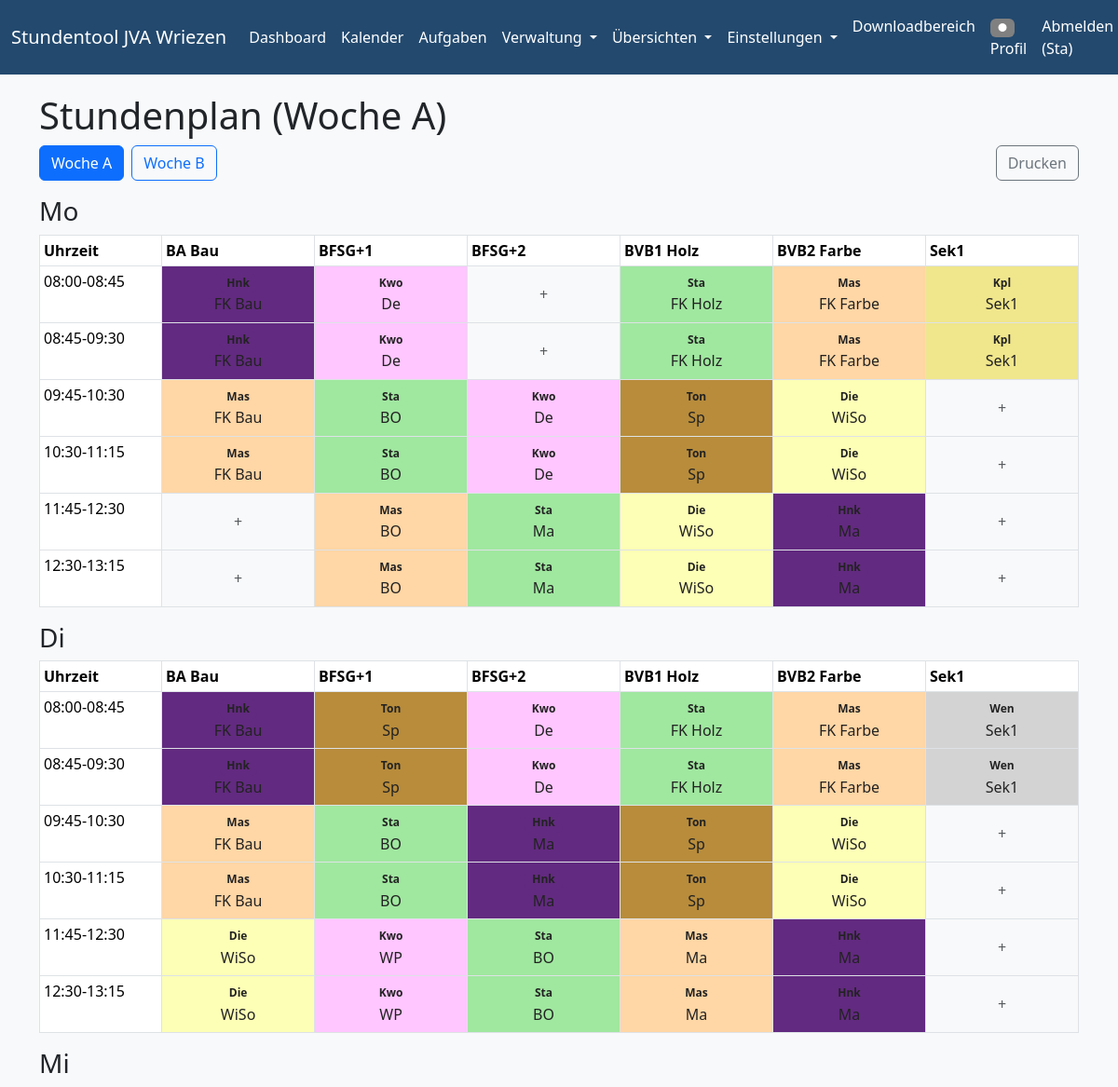
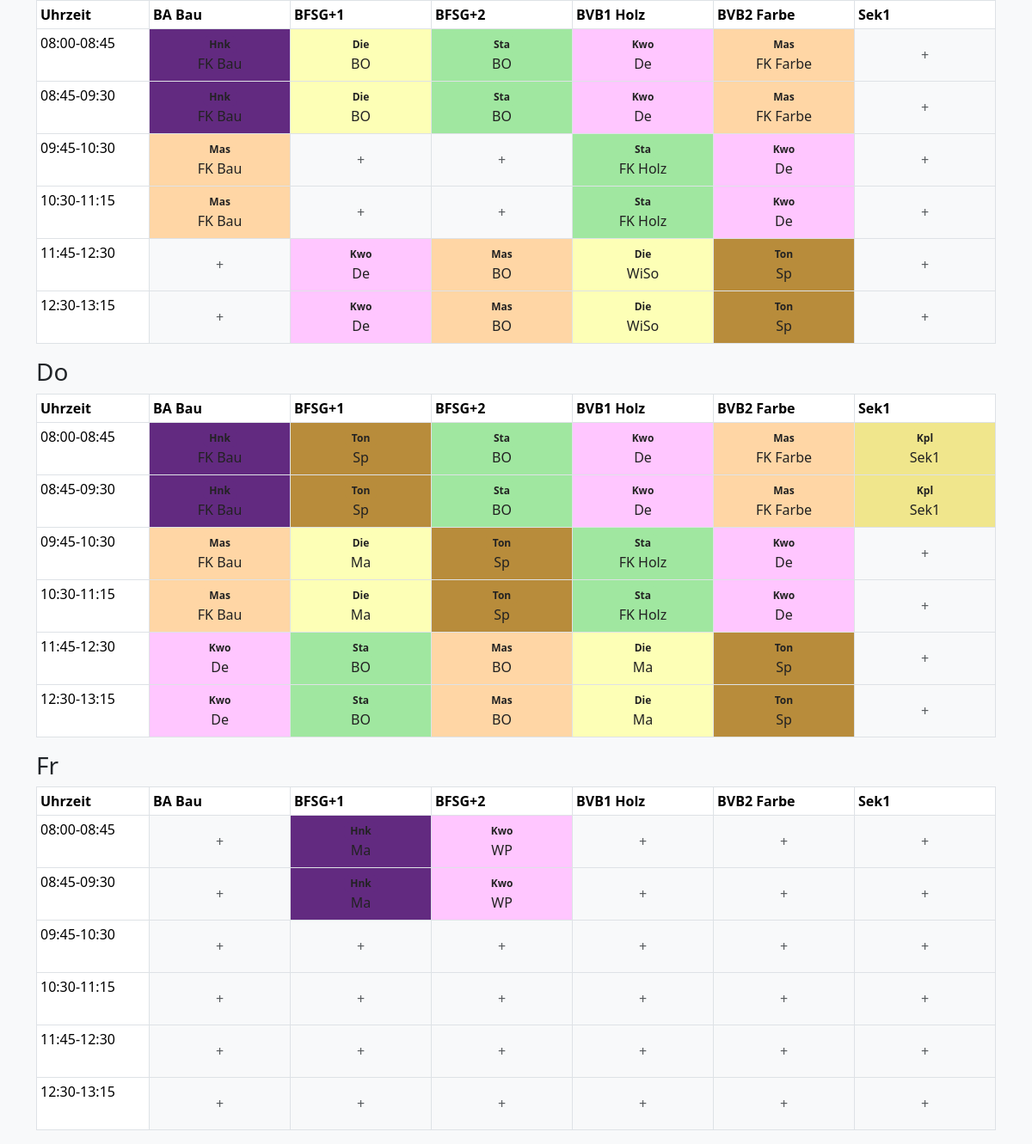
Screenshot of / (signed in) with the database file from the repository (2 pictures, top to bottom).
### models.py (models this page shows, shortened)
class User(db.Model, UserMixin):
    id = db.Column(db.Integer, primary_key=True)
    username = db.Column(db.String(20), unique=True, nullable=False) # Used for login
    email = db.Column(db.String(120), unique=True, nullable=False) # Keep email for contact/recovery
    password = db.Column(db.String(60), nullable=False)
    role = db.Column(db.String(20), default='Benutzer', nullable=False) # New role column
    farbe = db.Column(db.String(7), default='#808080') # Hex color

class Klasse(db.Model):
    id = db.Column(db.Integer, primary_key=True)
    name = db.Column(db.String(100), unique=True, nullable=False)
    max_stunden_klasse = db.Column(db.Integer, default=6)
    woche = db.Column(db.String(2), default='AB') # A, B, AB
    arbeitstage = db.Column(db.JSON, default=lambda: ["Mo", "Di", "Mi", "Do", "Fr"])
    angebote_stunden = db.Column(db.JSON, default=list)

class Lehrer(db.Model):
    __tablename__ = 'lehrer'
    id = db.Column(db.Integer, primary_key=True)
    name = db.Column(db.String(64), unique=True, nullable=False)
    stunden_gesamt_soll_input = db.Column(db.String(10), default='26')
    stunden_a_input = db.Column(db.String(10), default='')
    stunden_b_input = db.Column(db.String(10), default='')
    stunden_a = db.Column(db.Integer, default=0)
    stunden_b = db.Column(db.Integer, default=0)
    farbe = db.Column(db.String(7), default='#808080') # Hex color
    tage = db.Column(db.JSON, default=lambda: ["Mo", "Di", "Mi", "Do", "Fr"])
    max_stunden_pro_tag = db.Column(db.JSON, default=lambda: {}) # Speichert {Tag: {WocheA: X, WocheB: Y}}
    abwesend_an_tagen = db.Column(db.JSON, default=list)
    angebote = db.relationship('Angebot', secondary=lehrer_angebot_association, backref='lehrer')
    hauptangebot_id = db.Column(db.Integer, db.ForeignKey('angebot.id'), nullable=True)
    hauptangebot = db.relationship('Angebot', foreign_keys=[hauptangebot_id])
    einsatz_klassen = db.Column(db.Text, default="[]")  # PATCH: als JSON-String speichern, falls kein PickleType/JSON verfügbar

class Angebot(db.Model):
    id = db.Column(db.Integer, primary_key=True)
    name = db.Column(db.String(100), unique=True, nullable=False)
    block_groesse = db.Column(db.Integer, default=2, nullable=False) # 1 für Einzelstunde, 2 für Doppelstunde
    nur_ein_doppelblock_pro_tag = db.Column(db.Boolean, default=False, nullable=False)

### app.py (the view)
@app.route("/")
@login_required
@role_required([ROLE_ADMIN, ROLE_PLANER, ROLE_BENUTZER])
def stundenplan_anzeigen():
    vorhandener_vertretungsplan = Vertretungsplan.query.first()
    is_vertretungsplan = bool(vorhandener_vertretungsplan)
    woche = request.args.get('woche', 'A')
    title_woche_info = f" (Woche {woche})"
    plan_eintraege = StundenplanEintrag.query.filter_by(woche=woche).all()
    klassen_reihenfolge_a_str = get_setting('klassen_reihenfolge_a', '')
    klassen_reihenfolge_b_str = get_setting('klassen_reihenfolge_b', '')
    alle_klassen_map = {k.name: k for k in Klasse.query.all()}
    if woche == 'A':
        geordnete_klassen = [alle_klassen_map[name] for name in klassen_reihenfolge_a_str.split(',') if name in alle_klassen_map]
    else:
        geordnete_klassen = [alle_klassen_map[name] for name in klassen_reihenfolge_b_str.split(',') if name in alle_klassen_map]
    zeiten_text = get_setting('zeiten_text', '08:00-08:45\n08:45-09:30\n09:30-09:45 Pause\n09:45-10:30\n10:30-11:15\n11:15-11:45 Pause\n11:45-12:30\n12:30-13:15')
    zeit_slots = parse_zeiten(zeiten_text)
    num_slots = len(zeit_slots)
    plan_data_per_tag = defaultdict(lambda: defaultdict(dict))
    for eintrag in plan_eintraege:
        if not all([eintrag.angebot, eintrag.lehrer1, eintrag.klasse]):
            continue
        eintrag_dict = {
            'angebot': {'id': eintrag.angebot.id, 'name': eintrag.angebot.name},
            'lehrer1': {'id': eintrag.lehrer1.id, 'name': eintrag.lehrer1.name, 'farbe': eintrag.lehrer1.farbe},
            'lehrer2': {'id': eintrag.lehrer2.id, 'name': eintrag.lehrer2.name, 'farbe': eintrag.lehrer2.farbe} if eintrag.lehrer2 else None
        }
        if eintrag.slot < num_slots:
            plan_data_per_tag[eintrag.tag][eintrag.slot][eintrag.klasse.name] = eintrag_dict
    title = f"Stundenplan{title_woche_info}"
    alle_lehrer = db.session.query(Lehrer).all()
    return render_template(
        'stundenplan.html',
        title=title,
        geordnete_klassen=geordnete_klassen,
        plan_data_per_tag=plan_data_per_tag,
        zeit_slots=zeit_slots,
        tage_der_woche=TAGE_DER_WOCHE,
        woche=woche,
        alle_lehrer=alle_lehrer,
        is_vertretungsplan=is_vertretungsplan, # Flag wird weiterhin übergeben
        aktiver_vertretungsplan=vorhandener_vertretungsplan # Plan-Objekt wird übergeben
    )

### app.py (called while the page is built)
def role_required(allowed_roles):
    def decorator(f):
        @wraps(f)
        def decorated_function(*args, **kwargs):
            if not current_user.is_authenticated:
                return login_manager.unauthorized() # Redirect to login page
            if current_user.role not in allowed_roles:
                flash('Sie haben keine Berechtigung, auf diese Seite zuzugreifen.', 'danger')
                abort(403) # Forbidden
            return f(*args, **kwargs)
        return decorated_function
    return decorator

@login_manager.user_loader
def load_user(user_id):
    return User.query.get(int(user_id))

def parse_zeiten(text):
    zeiten = []
    for line in text.strip().split('\n'):
        line = line.strip()
        if "Pause" in line.lower():
            zeiten.append({"typ": "pause", "text": line})
        elif '-' in line:
            zeiten.append({"typ": "stunde", "text": line})
    return zeiten

def get_setting(key, default=''):
    setting = Einstellung.query.filter_by(key=key).first()
    return setting.value if setting else default

### templates/stundenplan.html (shortened to what this page needs)
{% macro text_color(bg) -%}
  {%- set dark_colors = ['#1f77b4', '#2ca02c', '#d62728', '#9467bd', '#8c564b', '#e377c2', '#7f7f7f', '#bcbd22', '#17becf', '#6c757d', '#3788d8'] %}
  {%- if bg and (bg|lower in dark_colors or bg|lower in ['#000', '#000000']) %}
    color: #fff;
  {%- else %}
    color: #222;
  {%- endif %}
{%- endmacro %}
{% extends "base.html" %}
{% block content %}
<h1>{{ title }}</h1>
<div class="mb-3 d-flex align-items-center">
  <a href="{{ url_for('stundenplan_anzeigen', woche='A') }}" class="btn btn-outline-primary {% if woche == 'A' %}active{% endif %} me-2">Woche A</a>
  <a href="{{ url_for('stundenplan_anzeigen', woche='B') }}" class="btn btn-outline-primary {% if woche == 'B' %}active{% endif %}">Woche B</a>
  <button type="button" class="btn btn-outline-secondary ms-auto" onclick="window.print()">Drucken</button>
</div>
<div class="stundenplan-tables">
  {% for tag in tage_der_woche %}
  <div class="druck-seite">
    <h3>{{ tag }}</h3>
    <div class="table-responsive">
      <table class="table table-bordered table-sm">
        <thead>
          <tr>
            <th>Uhrzeit</th>
            {% for klasse in geordnete_klassen %}
              <th>{{ klasse.name }}</th>
            {% endfor %}
          </tr>
        </thead>
        <tbody>
          {% for slot in zeit_slots %}
            {% set slot_idx = loop.index0 %}
            <tr>
              <td>
                {{ slot.text }}
              </td>
              {% for klasse in geordnete_klassen %}
                {% set tag_data = plan_data_per_tag[tag] if plan_data_per_tag[tag] is defined else None %}
                {% set slot_data = tag_data[slot_idx] if tag_data and (slot_idx in tag_data) else None %}
                {% set eintrag = slot_data[klasse.name] if slot_data and (klasse.name in slot_data) else None %}
                {% set lehrer1farbe = eintrag.lehrer1.farbe if eintrag and eintrag.lehrer1 and eintrag.lehrer1.farbe else None %}
                {% if not lehrer1farbe and eintrag and eintrag.lehrer1 %}
                  {% set l1 = (alle_lehrer | selectattr('id', 'equalto', eintrag.lehrer1.id) | list | first) %}
                  {% if l1 and l1.farbe %}{% set lehrer1farbe = l1.farbe %}{% endif %}
                {% endif %}
                {% set lehrer2farbe = None %}
                {% if eintrag and eintrag.lehrer2 %}
                  {% set l2 = (alle_lehrer | selectattr('id', 'equalto', eintrag.lehrer2.id) | list | first) %}
                  {% if l2 and l2.farbe %}{% set lehrer2farbe = l2.farbe %}{% elif eintrag.lehrer2.farbe %}{% set lehrer2farbe = eintrag.lehrer2.farbe %}{% endif %}
                {% endif %}
                <td class="plan-cell"
                    style="background: none; min-width: 120px; max-width: 160px; padding: 0; vertical-align: middle; text-align: center;">
                  {% if eintrag and eintrag.lehrer1 and eintrag.lehrer2 %}
                    <div style="position: relative; width: 100%; height: 60px; min-height: 60px; max-height: 80px; overflow: hidden;">
                      <svg width="100%" height="100%" viewBox="0 0 100 60" preserveAspectRatio="none" style="position:absolute;top:0;left:0;width:100%;height:100%;z-index:1;">
                        <rect x="0" y="0" width="50" height="60" fill="{{ lehrer1farbe or '#cccccc' }}" />
                        <rect x="50" y="0" width="50" height="60" fill="{{ lehrer2farbe or '#cccccc' }}" />
                      </svg>
                      <div style="position: absolute; top: 0; left: 0; width: 100%; height: 100%; z-index: 2; display: flex; flex-direction: column; justify-content: center; align-items: stretch;">
                        <div style="display: flex; flex-direction: row; width: 100%;">
                          <div style="width: 50%; display: flex; justify-content: flex-start; align-items: center; padding-left: 2px;">
                            <span class="badge" style="background:{{ lehrer1farbe or '#cccccc' }};{{ text_color(lehrer1farbe or '#cccccc') }}">{{ eintrag.lehrer1.name }}</span>
                          </div>
                          <div style="width: 50%; display: flex; justify-content: flex-end; align-items: center; padding-right: 2px;">
                            <span class="badge" style="background:{{ lehrer2farbe or '#cccccc' }};{{ text_color(lehrer2farbe or '#cccccc') }}">{{ eintrag.lehrer2.name }}</span>
                          </div>
                        </div>
                        <div style="width: 100%; text-align: center; margin-top: 2px;">
                          <span style="background: rgba(255,255,255,0.7); padding: 0 2px; border-radius: 2px; font-size: 0.95em; {{ text_color(eintrag.lehrer1.farbe) }}">{{ eintrag.angebot.name }}</span>
                        </div>
                      </div>
                    </div>
                  {% elif eintrag and eintrag.lehrer1 %}
                    <div style="background: {{ eintrag.lehrer1.farbe }}; {{ text_color(eintrag.lehrer1.farbe) }}; padding: 2px; min-height: 60px; max-height: 80px; display: flex; flex-direction: column; justify-content: center; align-items: center;">
                      <span class="badge" style="background:{{ eintrag.lehrer1.farbe }};{{ text_color(eintrag.lehrer1.farbe) }}">{{ eintrag.lehrer1.name }}</span>
                      <span style="{{ text_color(eintrag.lehrer1.farbe) }}">{{ eintrag.angebot.name }}</span>
                    </div>
                  {% else %}
                    <div style="min-height: 60px; max-height: 80px; display: flex; align-items: center; justify-content: center;">
                      <span class="text-muted">+</span>
                    </div>
                  {% endif %}
                </td>
              {% endfor %}
            </tr>
          {% endfor %}
        </tbody>
      </table>
    </div>
  </div>
  {% endfor %}
</div>
{% endblock %}

### templates/base.html (shortened to what this page needs)
<!DOCTYPE html>
<html lang="de">
<head>
    <link href="https://cdn.jsdelivr.net/npm/bootstrap@5.3.3/dist/css/bootstrap.min.css" rel="stylesheet">
    <link rel="stylesheet" href="https://cdnjs.cloudflare.com/ajax/libs/font-awesome/6.4.0/css/all.min.css">
</head>
<body>
    <nav class="navbar navbar-expand-lg navbar-custom">
        <div class="container-fluid">
            <a class="navbar-brand" href="{{ url_for('stundenplan_anzeigen') }}">Stundentool JVA Wriezen</a>
            <div class="collapse navbar-collapse" id="navbarNav">
                <ul class="navbar-nav me-auto mb-2 mb-lg-0">
                    <li class="nav-item">
                        <a class="nav-link" href="{{ url_for('stundenplan_anzeigen') }}">Dashboard</a>
                    </li>
                    <li class="nav-item">
                        <a class="nav-link" href="{{ url_for('kalender') }}">Kalender</a>
                    </li>
                    {% if current_user.is_authenticated %}
                    <li class="nav-item">
                        <a class="nav-link" href="{{ url_for('kanban_board') }}">Aufgaben</a>
                    </li>
                    {% endif %}
                    {% if current_user.is_authenticated and (current_user.role == 'Admin' or current_user.role == 'Planer') %}
                    <li class="nav-item dropdown">
                        <a class="nav-link dropdown-toggle" href="#" id="navbarDropdownVerwaltung" role="button" data-bs-toggle="dropdown" aria-expanded="false">
                            Verwaltung
                        </a>
                    </li>
                    {% endif %}
                    {% if current_user.is_authenticated and (current_user.role == 'Admin' or current_user.role == 'Planer') %}
                    <li class="nav-item dropdown">
                        <a class="nav-link dropdown-toggle" href="#" id="navbarDropdownUebersichten" role="button" data-bs-toggle="dropdown" aria-expanded="false">
                            Übersichten
                        </a>
                    </li>
                    {% endif %}
                    {% if current_user.is_authenticated and current_user.role == 'Admin' %}
                    <li class="nav-item dropdown">
                        <a class="nav-link dropdown-toggle" href="#" id="navbarDropdownEinstellungen" role="button" data-bs-toggle="dropdown" aria-expanded="false">
                            Einstellungen
                        </a>
                    </li>
                    {% endif %}
                </ul>
                <ul class="navbar-nav ms-auto mb-2 mb-lg-0">
                    {% if current_user.is_authenticated %}
                        <li class="nav-item">
                            <a class="nav-link" href="{{ url_for('downloads') }}">Downloadbereich</a>
                        </li>
                        <li class="nav-item">
                            <a class="nav-link" href="{{ url_for('profil') }}">
                                <span class="badge" style="background:{{ current_user.farbe }};color:#fff;">&#9679;</span>
                                Profil
                            </a>
                        </li>
                        <li class="nav-item">
                            <a class="nav-link" href="{{ url_for('logout') }}">Abmelden ({{ current_user.username }})</a>
                        </li>
                    {% else %}
                        <li class="nav-item"><a class="nav-link" href="{{ url_for('login') }}">Anmelden</a></li>
                    {% endif %}
                </ul>
            </div>
        </div>
    </nav>
    <div class="container">
        {% block content %}{% endblock %}
    </div>
</body>
</html>

### templates/base.html (style rules this page uses)
body { background-color: #f8f9fa; }
.container { margin-top: 20px; }
.navbar-custom { background-color: #23496e !important; }
.navbar-custom .navbar-nav .nav-link, .navbar-custom .navbar-brand, .navbar-custom .navbar-nav .dropdown-toggle { color: #fff !important; transition: color 0.2s, background 0.2s, box-shadow 0.2s; }

### rows the page displays
User: username "Sta"
Klasse: name "BA Bau"
Klasse: name "BFSG+1"
Klasse: name "BFSG+2"
Klasse: name "BVB1 Holz"
Klasse: name "BVB2 Farbe"
Klasse: name "Sek1"
Lehrer: lehrer1.name "Hnk"
Angebot: angebot.name "FK Bau"
Lehrer: lehrer1.name "Kwo"
Angebot: angebot.name "De"
Lehrer: lehrer1.name "Sta"
Angebot: angebot.name "FK Holz"
Lehrer: lehrer1.name "Mas"
Angebot: angebot.name "FK Farbe"
Lehrer: lehrer1.name "Kpl"
Angebot: angebot.name "Sek1"
Angebot: angebot.name "BO"
Lehrer: lehrer1.name "Ton"
Angebot: angebot.name "Sp"
Lehrer: lehrer1.name "Die"
Angebot: angebot.name "WiSo"
Angebot: angebot.name "Ma"
Lehrer: lehrer1.name "Wen"
Angebot: angebot.name "WP"

### other values shown
{{ title }} "Stundenplan (Woche A)"
{{ tag }} "Mo" "Di" "Mi" "Do" "Fr"
{{ slot.text }} "08:00-08:45" "08:45-09:30" "09:45-10:30" "10:30-11:15" "11:45-12:30" "12:30-13:15" "08:00-08:45" "08:45-09:30" "09:45-10:30" "10:30-11:15" "11:45-12:30" "12:30-13:15" "08:00-08:45" "08:45-09:30" "09:45-10:30" "10:30-11:15" "11:45-12:30" "12:30-13:15" "08:00-08:45" "08:45-09:30" "09:45-10:30" "10:30-11:15" "11:45-12:30" "12:30-13:15" "08:00-08:45" "08:45-09:30" "09:45-10:30" "10:30-11:15" "11:45-12:30" "12:30-13:15"
